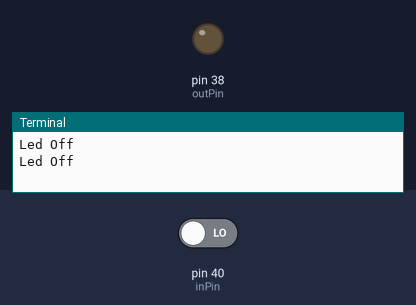
Simulated run of this program. Board: Raspberry Pi (header pin numbers). Shown: output pins drawn as LEDs (lit = HIGH), the last lines printed to the terminal. The test bench sets the inputs (shaded band); at power-on: pin 40 (inPin) LOW.

Above: at 1.2 s.
1.3 s: pin 40 (inPin) driven HIGH
At 3.2 s:
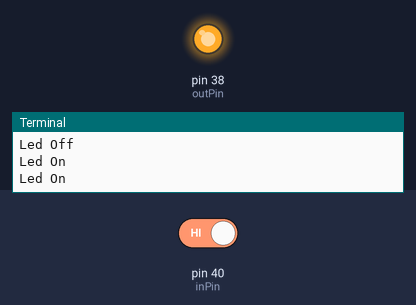
3.5 s: pin 40 (inPin) driven LOW
At 4.8 s:
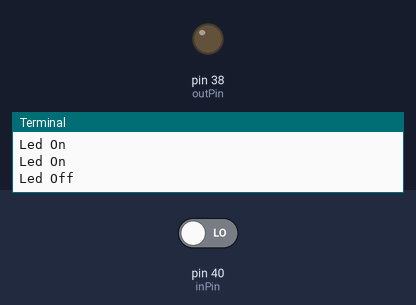
Timing chart, 0 to 6.5 s (numbered marks = the images above; inputs shaded):
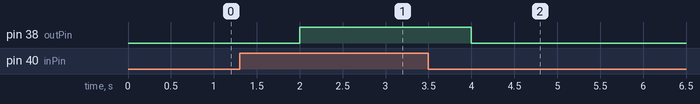

Measured:
- after the input at 1.3 s, pin 38 (outPin): LOW → HIGH after 0.70 s
- after the input at 3.5 s, pin 38 (outPin): HIGH → LOW after 0.50 s

The program:

readInputs.py
```python
import RPi.GPIO as gpio
from time import sleep

gpio.setmode(gpio.BOARD) #Reading the physical pins
inPin = 40
outPin = 38
gpio.setup(inPin, gpio.IN)
gpio.setup(outPin, gpio.OUT)

try:
	while True:
		readVal = gpio.input(inPin)
		ledOn = True
		ledOff = False
		if readVal == 1:
			gpio.output(outPin, ledOn)
			print("Led On")
		if readVal == 0:
			gpio.output(outPin, ledOff)
			print("Led Off")
		sleep(1)

except KeyboardInterrupt:
	gpio.cleanup()
```
